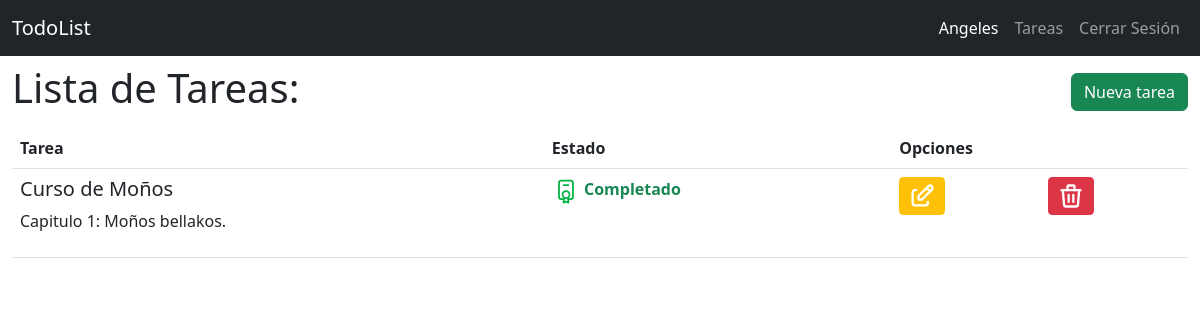
The page /todo/list (signed in) on the database its author committed.
### todor/models.py (models this page shows, shortened)
class User(db.Model):
    id = db.Column(db.Integer, primary_key=True)
    username = db.Column(db.String(20), unique=True, nullable=False)
    password = db.Column(db.Text, nullable=False)

class Todo(db.Model):
    id = db.Column(db.Integer, primary_key=True)
    created_by = db.Column(db.Integer, db.ForeignKey('user.id'), nullable=False)
    title = db.Column(db.String(100), nullable=False)
    desc = db.Column(db.Text)
    state = db.Column(db.Boolean, default=False)

### todor/todo.py (the view)
@bp.route('/list')
@login_required  # * AGREGAMOS EL DECORADOR PARA QUE REQUIERA INICIAR SESION EN ESTA PANTALLA
def index():
    todos = Todo.query.all()
    return render_template('todo/index.html', todos=todos)

### todor/auth.py (called while the page is built)
@bp.before_app_request  # ! REGISTRAMOS ESTA FUNCION Y QUE SE EJECUTE EN CADA PETICION !
def load_logged_in_user():
    user_id = session.get('user_id')
    if user_id != None:
        g.user = User.query.get_or_404(user_id)
    else:
        g.user = None

def login_required(view):
    @functools.wraps(view) # * ANIDAMOS UNA FUNCION A ESTE DECORADOR
    def wrapped_view(**kwargs):# * RECIBE PARAMETROS INDEFINIDOS COMO EL NOMBRE
        if g.user != None:
            return view(**kwargs)
        else:
           return redirect(url_for('auth.login'))
    return wrapped_view

### todor/templates/todo/index.html (shortened to what this page needs)
{% extends 'base.html' %}
{% block content %}
<section class="container-fluid">
    <nav class="navbar">
        <h1>{% block title %}Lista de Tareas: {% endblock %}</h1>
        <a href="{{ url_for('todo.create') }}" class="btn btn-success">Nueva tarea</a>
    </nav>
    <table class="table">
        <thead>
            <tr>
                <th class="col">Tarea</th>
                <th class="col">Estado</th>
                <th class="col" colspan="2">Opciones</th>
            </tr>
        </thead>
        <tbody>
            {% for todo in todos | reverse %}
            {% if g.user.id == todo.created_by %}
            <tr>
                <td>
                    <h5>{{ todo.title }}</h5>
                    <p>{{ todo.desc }}</p>
                </td>
                {% if todo.state != 1 %}
                <td><svg xmlns="http://www.w3.org/2000/svg" class="icon icon-tabler icon-tabler-alert-hexagon"
                        width="28" height="28" viewBox="0 0 24 24" stroke-width="1.5" stroke="#ff4500" fill="none"
                        stroke-linecap="round" stroke-linejoin="round">
                        <path stroke="none" d="M0 0h24v24H0z" fill="none" />
                        <path
                            d="M19.875 6.27c.7 .398 1.13 1.143 1.125 1.948v7.284c0 .809 -.443 1.555 -1.158 1.948l-6.75 4.27a2.269 2.269 0 0 1 -2.184 0l-6.75 -4.27a2.225 2.225 0 0 1 -1.158 -1.948v-7.285c0 -.809 .443 -1.554 1.158 -1.947l6.75 -3.98a2.33 2.33 0 0 1 2.25 0l6.75 3.98h-.033z" />
                        <path d="M12 8v4" />
                        <path d="M12 16h.01" />
                    </svg> <span title="Tarea sin completar" style="font-weight: bold;"
                        class="text-warning">Pendiente</span></td>
                {% else %}
                <td> <span title="Tarea completada" style="font-weight: bold;"
                        class="text-success">Completado</span></td>
                {% endif %}
                <td>
                    <a title="Editar tarea" href="{{ url_for('todo.edit', id = todo.id) }}" class="btn btn-warning btn-sm"></a>
                </td>
                <td>
                    <a title="Eliminar tarea" href="{{ url_for('todo.delete', id = todo.id) }}" class="btn btn-danger btn-sm"></a>
                </td>
            </tr>
            {% endif %}
            {% endfor %}
        </tbody>
    </table>
</section>
{% endblock %}

### todor/templates/base.html (shortened to what this page needs)
<!DOCTYPE html>
<html lang="en">
<head>
    <link href="https://cdn.jsdelivr.net/npm/bootstrap@5.3.0/dist/css/bootstrap.min.css" rel="stylesheet"
>
</head>
<body>
    <nav class="navbar navbar-expand-sm navbar-dark bg-dark" data-bs-theme="dark">
        <div class="container-fluid">
            <a class="navbar-brand" href="{{ url_for('index') }}">TodoList</a>
            <div class="collapse navbar-collapse justify-content-end" id="navbarNav">
                <ul class="navbar-nav">
                    {% if g.user %}
                    <li class="nav-item">
                        <span title="Sesión de {{ g.user.username }}" class="nav-link active">{{ g.user.username }}</span>
                    </li>
                    <li class="nav-item">
                        <a title="Tareas" class="nav-link" href="{{ url_for('todo.index') }}">Tareas</a>
                    </li>
                    <li class="nav-item">
                        <a title=" Cerrar Sesión de {{ g.user.username }}" class="nav-link" href="{{ url_for('auth.logout') }}">Cerrar Sesión</a>
                    </li>
                    {% endif %}
                </ul>
            </div>
        </div>
    </nav>
    {% block content %}{% endblock %}
</body>
</html>

### rows shown on the page
User: user.username "Angeles"
Todo: title "Curso de Moños", desc "Capitulo 1: Moños bellakos.", state True (drawn)
